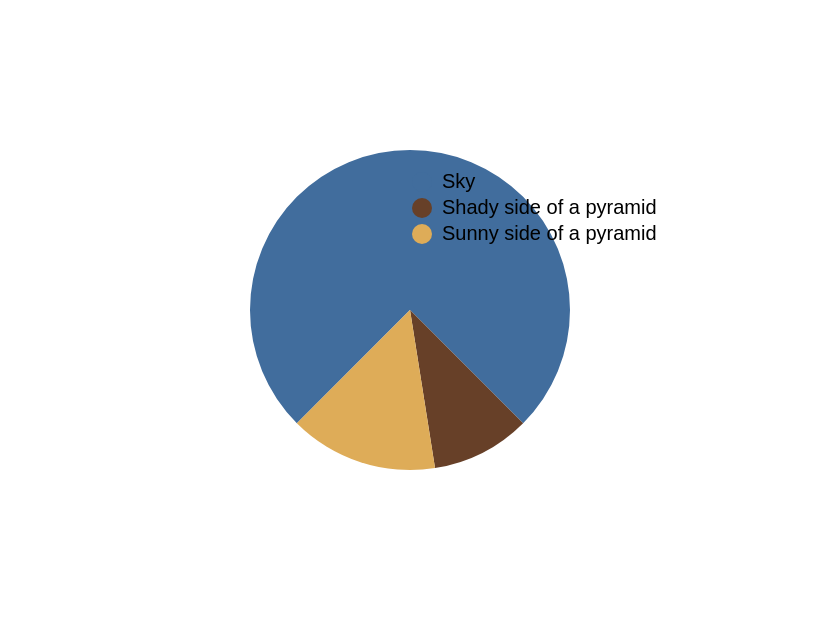

Vega-Lite specification for this chart:
### Vega specification from a JSON file in a GitHub repository (floating-point values rounded to 4 significant figures)
{"$schema": "https://vega.github.io/schema/vega/v5.json", "description": "Reproducing http://robslink.com/SAS/democd91/pyramid_pie.htm", "background": "white", "padding": 5, "width": 400, "height": 300, "style": "view", "data": [{"name": "source_0", "values": [{"category": "Sky", "value": 75, "order": 3}, {"category": "Shady side of a pyramid", "value": 10, "order": 1}, {"category": "Sunny side of a pyramid", "value": 15, "order": 2}]}, {"name": "data_0", "source": "source_0", "transform": [{"type": "stack", "groupby": [], "field": "value", "sort": {"field": ["order"], "order": ["ascending"]}, "as": ["value_start", "value_end"], "offset": "zero"}, {"type": "filter", "expr": "isValid(datum[\"value\"]) && isFinite(+datum[\"value\"])"}]}], "marks": [{"name": "marks", "type": "arc", "style": ["arc"], "from": {"data": "data_0"}, "encode": {"update": {"outerRadius": {"value": 80}, "fill": {"scale": "color", "field": "category"}, "description": {"signal": "\"value: \" + (format(datum[\"value\"], \"\")) + \"; category: \" + (isValid(datum[\"category\"]) ? datum[\"category\"] : \"\"+datum[\"category\"]) + \"; order: \" + (isValid(datum[\"order\"]) ? datum[\"order\"] : \"\"+datum[\"order\"])"}, "x": {"signal": "width", "mult": 0.5}, "y": {"signal": "height", "mult": 0.5}, "innerRadius": {"value": 0}, "startAngle": {"scale": "theta", "field": "value_end"}, "endAngle": {"scale": "theta", "field": "value_start"}}}}], "scales": [{"name": "theta", "type": "linear", "domain": {"data": "data_0", "fields": ["value_start", "value_end"]}, "range": [2.356, 8.639], "zero": true}, {"name": "color", "type": "ordinal", "domain": ["Sky", "Shady side of a pyramid", "Sunny side of a pyramid"], "range": ["#416D9D", "#674028", "#DEAC58"]}], "legends": [{"columns": 1, "legendX": 200, "legendY": 80, "orient": "none", "fill": "color", "symbolType": "circle"}]}
